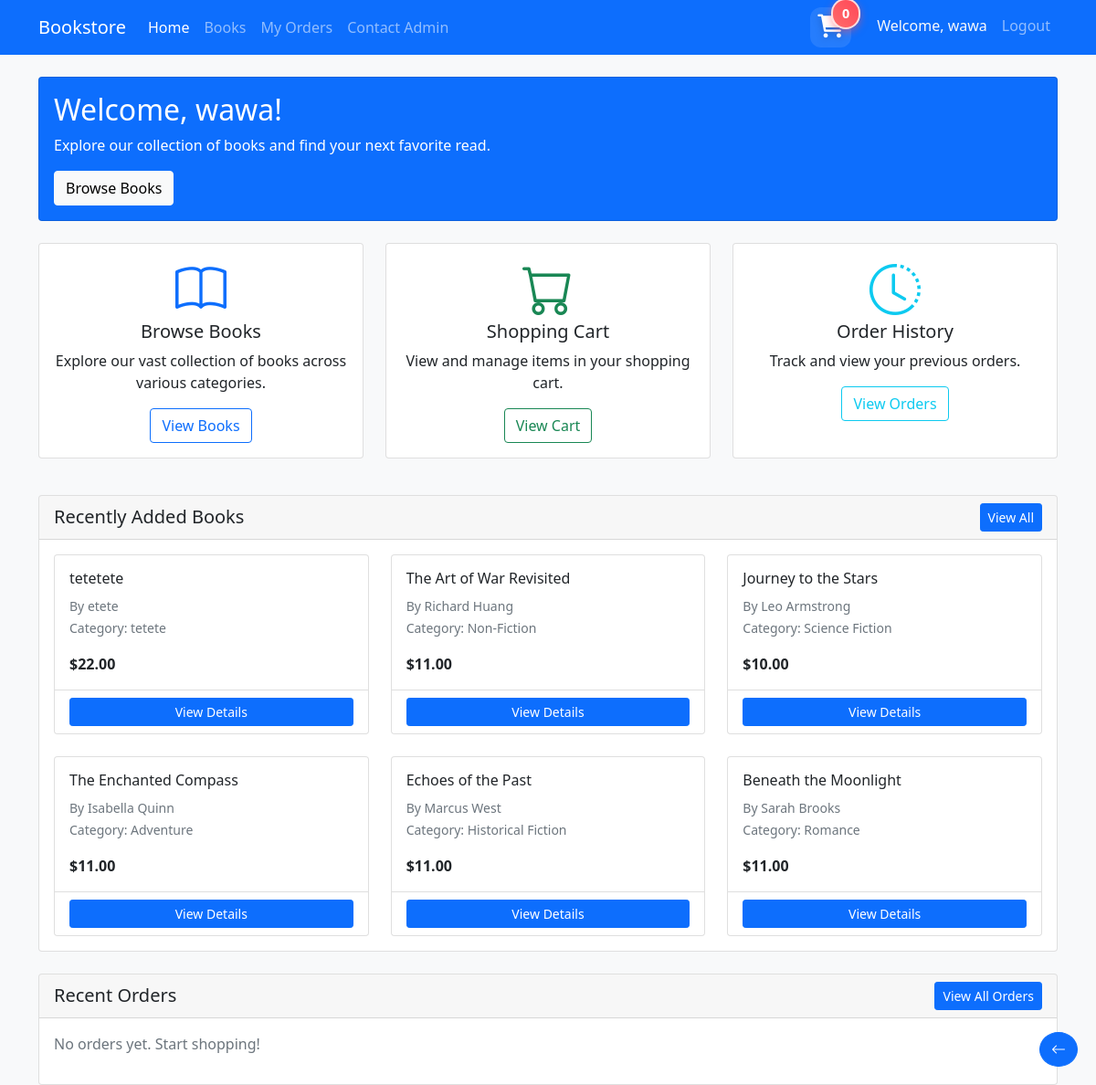
Page /user/dashboard.php (signed in) on the earlier database version.
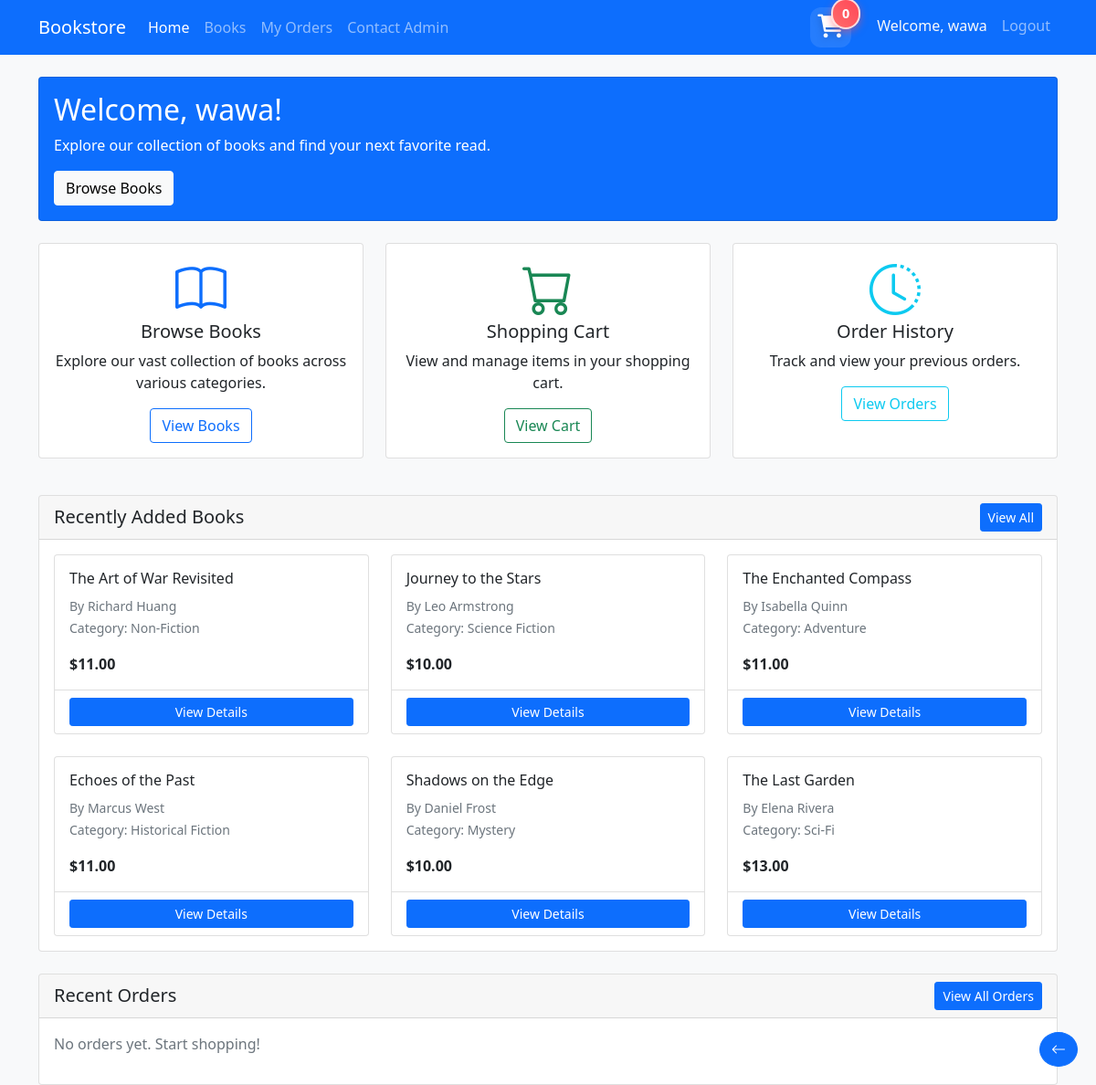
Same page on the later database version.
### tables this page shows
CREATE TABLE `books` (
  `book_id` int(11) NOT NULL,
  `category_id` int(11) DEFAULT NULL,
  `title` varchar(255) NOT NULL,
  `author` varchar(255) NOT NULL,
  `description` text DEFAULT NULL,
  `price` decimal(10,2) NOT NULL,
  `stock_quantity` int(11) DEFAULT 0,
  `date_added` timestamp NOT NULL DEFAULT current_timestamp()
);

CREATE TABLE `categories` (
  `category_id` int(11) NOT NULL,
  `category_name` varchar(255) NOT NULL,
  `date_created` timestamp NOT NULL DEFAULT current_timestamp()
);

### user/dashboard.php (the view, shortened to what the changed rows need)
<?php
require_once '../auth/config.php';
$recent_books = $conn->query("
    SELECT b.*, c.category_name
    FROM Books b
    JOIN Categories c ON b.category_id = c.category_id
    WHERE b.stock_quantity > 0
    ORDER BY b.date_added DESC
    LIMIT 6
");
?>
<!DOCTYPE html>
<html lang="en">
<head>
    <link href="https://cdn.jsdelivr.net/npm/bootstrap@5.1.3/dist/css/bootstrap.min.css" rel="stylesheet">
    <link href="https://cdn.jsdelivr.net/npm/bootstrap-icons@1.7.2/font/bootstrap-icons.css" rel="stylesheet">
</head>
<body class="bg-light">
    <?php include 'user_navbar.php'; ?>
    <div class="container mt-4">
        <div class="row mb-4">
            <div class="col">
                <div class="card bg-primary text-white">
                    <div class="card-body">
                        <h2 class="card-title">Welcome, <?php echo htmlspecialchars($_SESSION['username']); ?>!</h2>
                    </div>
                </div>
            </div>
        </div>
        <div class="card mb-4">
            <div class="card-body">
                <div class="row row-cols-1 row-cols-md-3 g-4">
                    <?php while ($book = $recent_books->fetch_assoc()): ?>
                    <div class="col">
                        <div class="card h-100">
                            <div class="card-body">
                                <h6 class="card-title"><?php echo htmlspecialchars($book['title']); ?></h6>
                                <p class="card-text">
                                    <small class="text-muted">By <?php echo htmlspecialchars($book['author']); ?></small><br>
                                    <small class="text-muted">Category: <?php echo htmlspecialchars($book['category_name']); ?></small>
                                </p>
                                <p class="card-text"><strong>$<?php echo number_format($book['price'], 2); ?></strong></p>
                            </div>
                            <div class="card-footer bg-transparent">
                                <a href="books.php" class="btn btn-sm btn-primary w-100">View Details</a>
                            </div>
                        </div>
                    </div>
                    <?php endwhile; ?>
                </div>
            </div>
        </div>
    </div>
</body>
</html>

Differences in the rows shown:
removed books: title "tetetete", author "etete", category.category_name "tetete", price "22.00"
no longer on this page (row edited): books: title "Beneath the Moonlight", author "Sarah Brooks", category.category_name "Romance", price "11.00"
now on this page (row unchanged): books: title "Shadows on the Edge", author "Daniel Frost", category.category_name "Mystery", price "10.00"
now on this page (row edited): books: title "The Last Garden", author "Elena Rivera", category.category_name "Sci-Fi", price "13.00"
